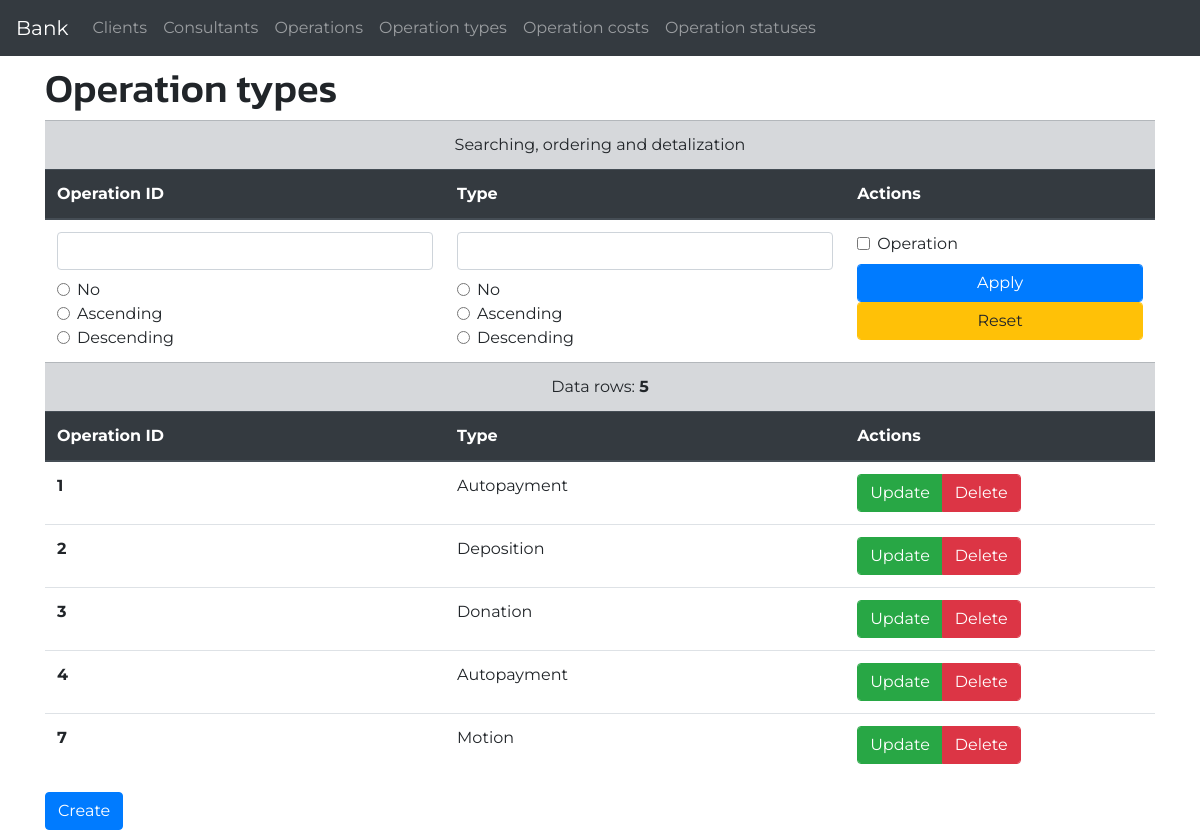
The page /bank/operation_types/ on the database its author committed.
### basicapp/models.py (models this page shows, shortened)
class OperationType(models.Model):
    operation = models.OneToOneField(Operation, related_name='type', on_delete=models.CASCADE)
    type = models.CharField(max_length=100)

class Operation(models.Model):
    client = models.ForeignKey(Client, related_name='operations', null=True, on_delete=models.SET_NULL)
    consultant = models.ForeignKey(Consultant, related_name='operations', null=True, blank=True, on_delete=models.SET_NULL)
    name = models.CharField(max_length=200, null=True, blank=True)

### basicapp/views.py (the view)
# urls.py: path('operation_types/', views.OperationTypeListView.as_view(), name='operation-type-list'),
class OperationTypeListView(ListView):
    model = OperationType
    def get_queryset(self):
        op_id = self.request.GET.get('op_id')
        tp = self.request.GET.get('tp')
        o_op_id = self.request.GET.get('o_op_id')
        o_tp = self.request.GET.get('o_tp')
        ordering = []
        object_list = self.model.objects.all()
        if op_id:
            object_list = object_list.filter(operation__id__iexact=op_id)
        if tp:
            object_list = object_list.filter(type__icontains=tp)
        if o_op_id == '1':
            ordering.append('operation__id')
        elif o_op_id == '2':
            ordering.append('-operation__id')
        if o_tp == '1':
            ordering.append('type')
        elif o_tp == '2':
            ordering.append('-type')
        object_list = object_list.order_by(*ordering)
        return object_list

### basicapp/templates/basicapp/operationtype_list.html (shortened to what this page needs)
{% extends 'base.html' %}
{% block content %}
  <h1>Operation types</h1>
  <table class="table">
    <tbody>
      <tr class="table-secondary">
        <td class="text-center" colspan="3">Searching, ordering and detalization</td>
      </tr>
      <thead class="thead-dark">
        <th scope="col">Operation ID</th>
        <th scope="col">Type</th>
        <th scope="col">Actions</th>
      </thead>
      <tr>
        <form class="form-inline" method="get">
          <td>
            <input class="form-control mb-2" type="text" name="op_id" value="{{ request.GET.op_id }}">
            <div class="form-check">
              <input class="form-check-input" id="o_op_id_no" type="radio" name="o_op_id" value="0">
              <label class="form-check-label" for="o_op_id_no">No</label>
            </div>
            <div class="form-check">
              <input class="form-check-input" id="o_op_id_asc" type="radio" name="o_op_id" value="1">
              <label class="form-check-label" for="o_op_id_asc">Ascending</label>
            </div>
            <div class="form-check">
              <input class="form-check-input" id="o_op_id_desc" type="radio" name="o_op_id" value="2">
              <label class="form-check-label" for="o_op_id_desc">Descending</label>
            </div>
          </td>
          <td>
            <input class="form-control mb-2" type="text" name="tp" value="{{ request.GET.tp }}">
            <div class="form-check">
              <input class="form-check-input" id="o_tp_no" type="radio" name="o_tp" value="0">
              <label class="form-check-label" for="o_tp_no">No</label>
            </div>
            <div class="form-check">
              <input class="form-check-input" id="o_tp_asc" type="radio" name="o_tp" value="1">
              <label class="form-check-label" for="o_tp_asc">Ascending</label>
            </div>
            <div class="form-check">
              <input class="form-check-input" id="o_tp_desc" type="radio" name="o_tp" value="2">
              <label class="form-check-label" for="o_tp_desc">Descending</label>
            </div>
          </td>
          <td>
            <div class="form-check">
              <input class="form-check-input" id="v_o" type="checkbox" name="v_o" value="1">
              <label class="form-check-label" for="v_o">Operation</label>
            </div>
            <input class="btn btn-primary form-control mt-2" type="submit" value="Apply">
            <a class="btn btn-warning form-control" href="?op_id=&tp=&o_op_id=0&o_tp=0">Reset</a>
          </td>
        </form>
      </tr>
      <tr class="table-secondary">
        <td class="text-center" colspan="3">Data rows: <strong>{{ operationtype_list.count }}</strong></td>
      </tr>
      <thead class="thead-dark">
        <th scope="col">Operation ID</th>
        <th scope="col">Type</th>
        <th scope="col">Actions</th>
      </thead>
      {% for operationtype in operationtype_list %}
        {% include 'basicapp/_operationtype.html' %}
      {% endfor %}
    </tbody>
  </table>
  <a class="btn btn-primary" href="{% url 'basicapp:operation-type-create' %}">Create</a>
{% endblock %}

### basicapp/templates/basicapp/_operationtype.html (shortened to what this page needs)
<tr>
  <th scope="row">{{ operationtype.operation.id }}</th>
  <td>{{ operationtype.type }}</td>
  <td>
    <div class="btn-group" role="group">
      <a class="btn btn-success form-control" href="{% url 'basicapp:operation-type-update' pk=operationtype.pk %}">Update</a>
      <a class="btn btn-danger form-control" href="{% url 'basicapp:operation-type-delete' pk=operationtype.pk %}">Delete</a>
    </div>
  </td>
</tr>

### static/css/master.css (style rules this page uses)
body { font-family: 'Montserrat', sans-serif; }
h1, h2, h3, h4, h5, h6 { font-family: 'Kanit', sans-serif; }

### rows shown on the page
OperationType: operation.id "1", type "Autopayment"
OperationType: operation.id "2", type "Deposition"
OperationType: operation.id "3", type "Donation"
OperationType: operation.id "4", type "Autopayment"
OperationType: operation.id "7", type "Motion"

### other values the page prints
{{ operationtype_list.count }} "5"
